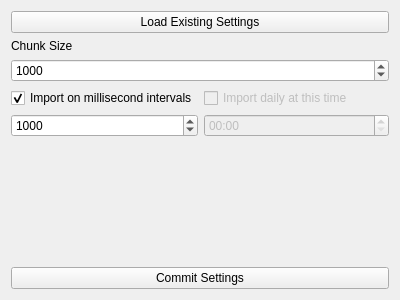
<?xml version="1.0" encoding="UTF-8"?>
<ui version="4.0">
 <class>OpenOrderDetailQueryInputWidget</class>
 <widget class="QWidget" name="OpenOrderDetailQueryInputWidget">
  <property name="geometry">
   <rect>
    <x>0</x>
    <y>0</y>
    <width>400</width>
    <height>300</height>
   </rect>
  </property>
  <property name="windowTitle">
   <string>Form</string>
  </property>
  <layout class="QGridLayout" name="gridLayout">
   <item row="0" column="0" colspan="2">
    <widget class="QPushButton" name="loadExistingSettingsButton">
     <property name="text">
      <string>Load Existing Settings</string>
     </property>
    </widget>
   </item>
   <item row="1" column="0" colspan="2">
    <widget class="QLabel" name="chunkSizeLabel">
     <property name="text">
      <string>Chunk Size</string>
     </property>
    </widget>
   </item>
   <item row="2" column="0" colspan="2">
    <widget class="QSpinBox" name="chunkSizeSpinBox">
     <property name="minimum">
      <number>1</number>
     </property>
     <property name="maximum">
      <number>2147483647</number>
     </property>
     <property name="singleStep">
      <number>1000</number>
     </property>
     <property name="value">
      <number>1000</number>
     </property>
    </widget>
   </item>
   <item row="3" column="0">
    <widget class="QCheckBox" name="importIntervalCheckBox">
     <property name="text">
      <string>Import on millisecond intervals</string>
     </property>
     <property name="checked">
      <bool>true</bool>
     </property>
    </widget>
   </item>
   <item row="3" column="1">
    <widget class="QCheckBox" name="importDailyCheckBox">
     <property name="enabled">
      <bool>false</bool>
     </property>
     <property name="text">
      <string>Import daily at this time</string>
     </property>
    </widget>
   </item>
   <item row="4" column="0">
    <widget class="QSpinBox" name="importIntervalSpinBox">
     <property name="minimum">
      <number>1</number>
     </property>
     <property name="maximum">
      <number>2147483647</number>
     </property>
     <property name="singleStep">
      <number>1000</number>
     </property>
     <property name="value">
      <number>1000</number>
     </property>
    </widget>
   </item>
   <item row="4" column="1">
    <widget class="QTimeEdit" name="importTimeEdit">
     <property name="enabled">
      <bool>false</bool>
     </property>
     <property name="displayFormat">
      <string>hh:mm</string>
     </property>
    </widget>
   </item>
   <item row="5" column="0">
    <spacer name="verticalSpacer">
     <property name="orientation">
      <enum>Qt::Vertical</enum>
     </property>
     <property name="sizeHint" stdset="0">
      <size>
       <width>20</width>
       <height>123</height>
      </size>
     </property>
    </spacer>
   </item>
   <item row="6" column="0" colspan="2">
    <widget class="QPushButton" name="commitSettingsButton">
     <property name="text">
      <string>Commit Settings</string>
     </property>
    </widget>
   </item>
  </layout>
 </widget>
 <resources/>
 <connections/>
</ui>
